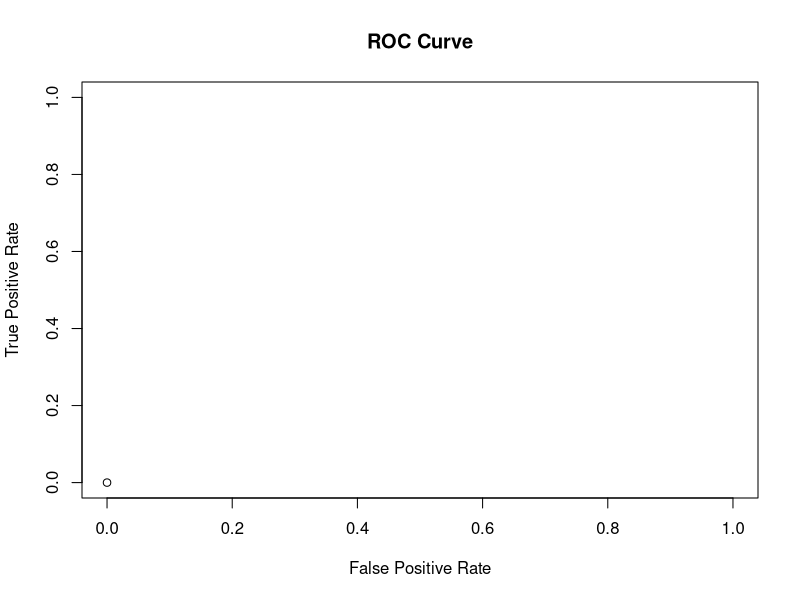

Here is the R script that generated this plot: (Note: this script raises an error after producing the figure.)
pos_m1 <- c(0.73, 0.69, 0.44, 0.55, 0.67, 0.47, 0.08, 0.15, 0.45, 0.35)
pos_m2 <- c(0.61, 0.03, 0.68, 0.31, 0.45, 0.09, 0.38, 0.05, 0.01, 0.04)
trueClass <- c(1, 1, 0, 0, 1, 1, 0, 0, 1, 0)

plot(0, 0,
     main = "ROC Curve",
     xlim = c(0, 1),
     ylim = c(0, 1),
     xlab = "False Positive Rate",
     ylab = "True Positive Rate")

allLevels <- sort(c(pos_m1, pos_m2, 0, 1))
numLevels <- length(allLevels)
m1_pts <- matrix(0, nrow = numLevels, ncol = 2)
m2_pts <- matrix(0, nrow = numLevels, ncol = 2)

for (j in 1:numLevels) {
    level <- allLevels[j]
    
    lab_m1_curr <- as.numeric(pos_m1 > level)
    lab_m2_curr <- as.numeric(pos_m2 > level)
    
    posLab <- true_curr == 1
    numPos <- sum(posLab)
    truePos_m1 <- sum(lab_m1_curr == 1 & posLab) / numPos
    truePos_m2 <- sum(lab_m2_curr == 1 & posLab) / numPos
    
    negLab <- true_curr == 0
    numNeg <- sum(negLab)
    falsePos_m1 <- sum(lab_m1_curr == 1 & negLab) / numNeg
    falsePos_m2 <- sum(lab_m2_curr == 1 & negLab) / numNeg
    
    m1_pts[j,] <- c(falsePos_m1, truePos_m1)
    m2_pts[j,] <- c(falsePos_m2, truePos_m2)
}

points(m1_pts,
       col = "steelblue2",
       pch = 19)
lines(m1_pts,
      col = "steelblue2",
      lty = 1,
      lwd = 2)
points(m2_pts,
       col = "orange",
       pch = 19)
lines(m2_pts,
      col = "orange",
      lty = 1,
      lwd = 2)
lines(cbind(c(-0.5,1.5), c(-0.5,1.5)),
      lty = 2,
      col = "gray")

legend(0.8, 0.2,
       c("M1", "M2"),
       lty = c(1, 1),
       lwd = c(2, 2),
       col = c("steelblue2", "orange"))

